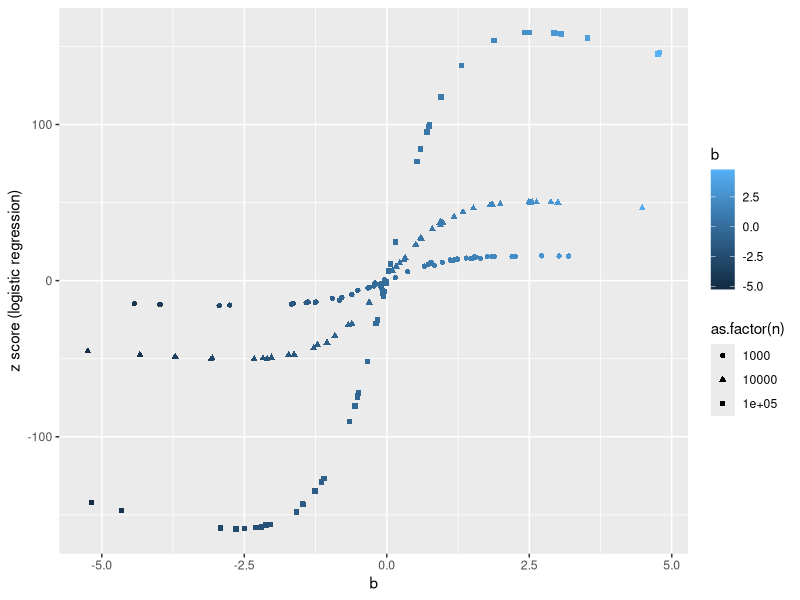
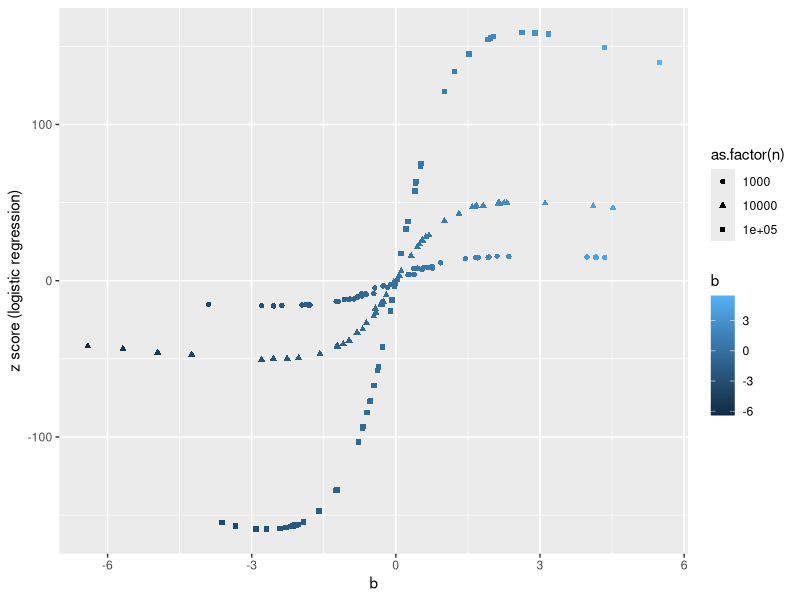

R code for these plots, in order:
## ---- chunk 1
library(ggplot2)
library(dplyr)
set.seed(1)
## ---- chunk 2
#' simulate data and return dataframe of results from linear and logistic regression
#' @param n sample size
#' @param b effect size
#' @param nsim number of simulations
simdata = function(n,b,binarize_x=FALSE){
  x = rnorm(n)
  if(binarize_x){
    x = (x > 0) - ( x < 0 )
  }
  y = rbinom(n, 1, exp(x*b)/(1+exp(x*b)))
  coeff.log = summary(glm(y ~ x, family=binomial))$coef
  coeff.lin = summary(glm(y ~ x, family=gaussian))$coef
  z.log = coeff.log[2,3] # z score
  bhat.log = coeff.log[2,1] # estimated effect size
  s.log = coeff.log[2,2] # standard error
  z.lin = coeff.lin[2,3] # z score
  s.lin = coeff.lin[2,2]
  bhat.lin = coeff.lin[2,1]
  
  # these are the normal log-likelihood ratios
  nllr.lin = dnorm(bhat.lin,mean = bhat.lin, sd = s.lin, log=TRUE)-dnorm(bhat.lin, mean = 0, sd = s.lin,log=TRUE)
  nllr.log = dnorm(bhat.log,mean = bhat.log, sd = s.log, log=TRUE)-dnorm(bhat.log, mean = 0, sd = s.log,log=TRUE)
  
  # these are the logistic/binomial log-likelihood ratios
  llr.lin = sum(dbinom(y, size=1, prob=1/(1+exp(-x*bhat.lin)), log=TRUE) - dbinom(y, size=1, prob=0.5, log=TRUE))
  
  llr.log = sum(dbinom(y, size=1, prob=1/(1+exp(-x*bhat.log)), log=TRUE) - dbinom(y, size=1, prob=0.5, log=TRUE))
  
  return(data.frame(n=n, b=b, z.log=z.log, s.log=s.log, bhat.log=bhat.log, z.lin=z.lin, s.lin=s.lin, bhat.lin=bhat.lin, nllr.lin = nllr.lin, nllr.log = nllr.log, llr.lin = llr.lin, llr.log = llr.log))
}

dsimdata = function(design){
  design %>% rowwise() %>% mutate(simdata(n,b))
}

## ---- chunk 3
sim1 = dsimdata(data.frame(n=1000,b=rnorm(50,0,2)))
sim2 = dsimdata(data.frame(n=10000,b=rnorm(50,0,2)))
sim3 = dsimdata(data.frame(n=100000,b=rnorm(50,0,2)))
ggplot(rbind(sim1,sim2,sim3), 
       mapping = aes(b, z.log)) +
  geom_point(mapping = aes(color = b, shape=as.factor(n))) + 
   ylab("z score (logistic regression)")
## ---- chunk 4
sim1b = dsimdata(data.frame(n=1000,b=rnorm(50,0,2), binarize_x = TRUE))
sim2b = dsimdata(data.frame(n=10000,b=rnorm(50,0,2), binarize_x = TRUE))
sim3b = dsimdata(data.frame(n=100000,b=rnorm(50,0,2), binarize_x = TRUE))
ggplot(rbind(sim1b,sim2b,sim3b), 
       mapping = aes(b, z.log)) +
  geom_point(mapping = aes(color = b, shape=as.factor(n))) +
  ylab("z score (logistic regression)")
## ---- chunk 5
n = 100000
b = 2.5
x = rnorm(n)
x = (x>0) - (x<0) # binarize x
y = rbinom(n, 1, exp(x*b)/(1+exp(x*b)))
table(x,y)
